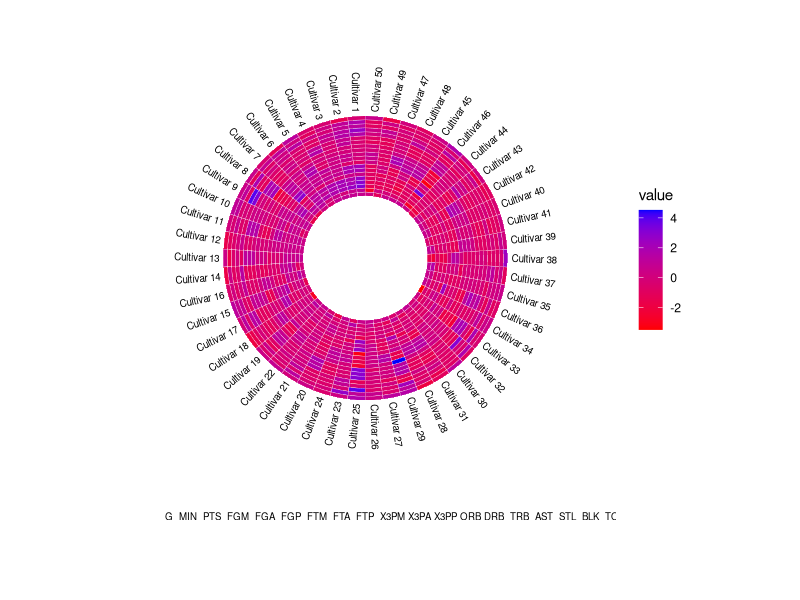

Generate this figure with R:
library(grid)
library(gtable)
library(reshape)
library(ggplot2)
library(plyr)

nba <- read.csv("data.csv")

nba$Name <- with(nba, reorder(Name, PTS))
nba.m <- melt(nba)

nba.m <- ddply(nba.m, .(variable), transform, value = scale(value))

# Convert the factor levels (variables) to numeric + quanity to determine    size   of hole.
nba.m$var2 = as.numeric(nba.m$variable) + 15

# Labels and breaks need to be added with scale_y_discrete.
y_labels = levels(nba.m$variable)
y_breaks = seq_along(y_labels) + 15


nba.labs <- subset(nba.m, variable==levels(nba.m$variable)    [nlevels(nba.m$variable)])

nba.labs <- nba.labs[order(nba.labs$Name),]
nba.labs$ang <- seq(from=(360/nrow(nba.labs))/1.5, to=(1.5* (360/nrow(nba.labs)))-360, length.out=nrow(nba.labs))+80
nba.labs$hjust <- 0
nba.labs$hjust[which(nba.labs$ang < -90)] <- 1
nba.labs$ang[which(nba.labs$ang < -90)] <- (180+nba.labs$ang)[which(nba.labs$ang < -90)]

p<-ggplot(nba.m, aes(x=Name, y=var2, fill=value)) +
  geom_tile(colour="white") +
  geom_text(data=nba.labs, aes(x=Name, y=var2+1.5,
                           label=Name, angle=ang, hjust=hjust), size=2.5) +
  scale_fill_gradient(low = "red", high = "blue") +
  ylim(c(0, 50)) +
  coord_polar(theta="x") +
  theme(panel.background=element_blank(),
    axis.title=element_blank(),
    panel.grid=element_blank(),
    axis.text.x=element_blank(),
    axis.ticks=element_blank(),
    axis.text.y=element_text(size=5))+ theme(axis.title.y=element_blank(),
        axis.text.y=element_blank(),
        axis.ticks.y=element_blank())
lab = textGrob((paste("G  MIN  PTS  FGM  FGA  FGP  FTM  FTA  FTP  X3PM X3PA X3PP ORB DRB  TRB  AST  STL  BLK  TO  PF")),
   x = unit(.1, "npc"), just = c("left"), 
   gp = gpar(fontsize = 7))

gp = ggplotGrob(p)
gp = gtable_add_rows(gp, unit(10, "grobheight", lab), -1)
gp = gtable_add_grob(gp, lab, t = -2, l = gp$layout[gp$layout$name == "panel",]$l)

grid.newpage()
grid.draw(gp)
